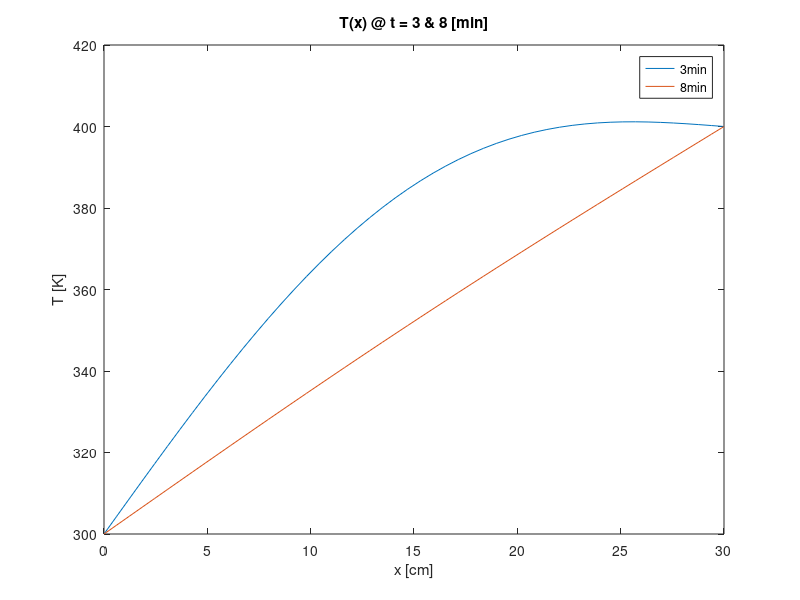
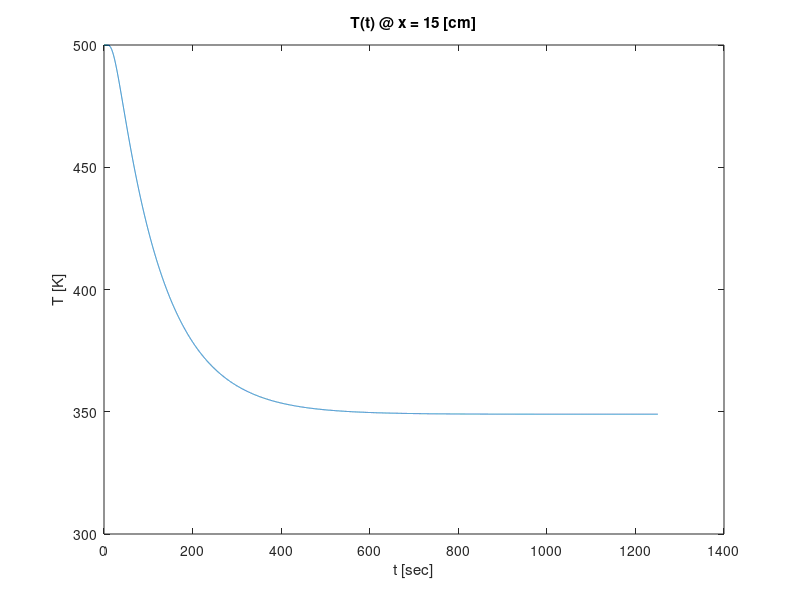

Recreate these plots in MATLAB, in order. (Note: this script raises an error after producing the figures.)
%% Aerospace Engineering 20171648 Song Jihoon

%{
1D Unsteady State Heat Conduction ( i = space, k = time ) 
Assumption : 1D Heat Transfer, Constant Base Tip Temperature 

Laplace(T_i) = d^2 T / dx^2= (T_(i+1) -2 T_(i) + T_(i-1)) / (dx)^2
T_(k+1) = (alpha)(Laplace(T_i))(dt) + T_(k)
%}

%% Initialization
clear 
close all 
clc
tic % Start CPU Run Time Check 

%% Declaration of Constant Variable  
n = 50; % number of x index (divided into n-1 parts)
L = 0.3; % Length of the bar[m]
alp = 8.5 * 10^(-5); % diffusivity
dx = L / (n-1); % difference of lenght[m]
dt = 0.1; % difference of time[s]

T_k = zeros(1,n) + 500; % T(k,i)
T_kk = zeros(1,n); % T(k+1,i)
T_k(1,1) = 300; % base
T_kk(1,1) = 300;
T_k(1,n) = 400; % tip
T_kk(1,n) = 400;
T_result = T_k; % T(k=1,x)

lap_op = zeros(1,n); % laplace operator array

%% Initial Calculator
for i = 2:n-1 % except base tip (constant temp)
    lap_op(1,i) = (T_k(1,i+1) - 2*T_k(1,i) + T_k(1,i-1)) / (dx)^2;
end
 
for i = 2:n-1 % except base tip 
   T_kk(1,i) = dt *  alp * lap_op(1,i) + T_k(1,i);
end

%% Iteration
diff_avg = sum(abs(T_kk - T_k)) / (n - 2); % except base tip

k = 2; % start with k = 2

while diff_avg >= 10^(-6)
    for c = 1 : n
    T_result(k,c) = T_kk(1,c); % T(t,x)
    end

    T_k = T_kk;
   
    for i = 2:n-1 % except base tip
        lap_op(1,i) = (T_k(1,i+1) - 2*T_k(1,i) + T_k(1,i-1)) / (dx)^2;
    end
    
    for i = 2:n-1 % except base tip 
        T_kk(1,i) = dt *  alp * lap_op(1,i) + T_k(1,i);
    end
   
    diff_avg = sum(abs(T_kk - T_k)) / (n - 2); % except base tip

    k = k + 1;
end

%% Plot 1 (Question 1)
figure(1)
x = linspace(0,30,n);
y1 = T_result(1801,:); % 3min=180sec=(k=1801)
y2 = T_result(4801,:); % 8min=480sec=(k=4801)
plot(x,y1,x,y2);
title 'T(x) @ t = 3 & 8 [min]';
xlabel 'x [cm]';
ylabel 'T [K]';
legend('3min','8min');

%% Plot 2 (Question 2)
figure(2)
t = linspace(0,(k-1)*dt,k-1);
y = T_result(:,n/2);
plot(t,y);
title 'T(t) @ x = 15 [cm]';
xlabel 't [sec]';
ylabel 'T [K]';

%% Plot 3 (Question 3)
figure(3)
tiledlayout(2,1)
nexttile
x = linspace(0,30,n);
y = T_result(k-1,:);
plot(x,y);
title 'T(x) when the rod reaches steady state';
xlabel 'x [cm]';
ylabel 'T [K]';

nexttile
imagesc(y)
axis off
colorbar

%% Question 4
x = ['Elapsed Real Time = ',num2str(k*dt),' second(s)'];
disp(x)

%% Question 5
x = ['CPU Run Time = ', num2str(toc),' second(s)'];
disp(x)